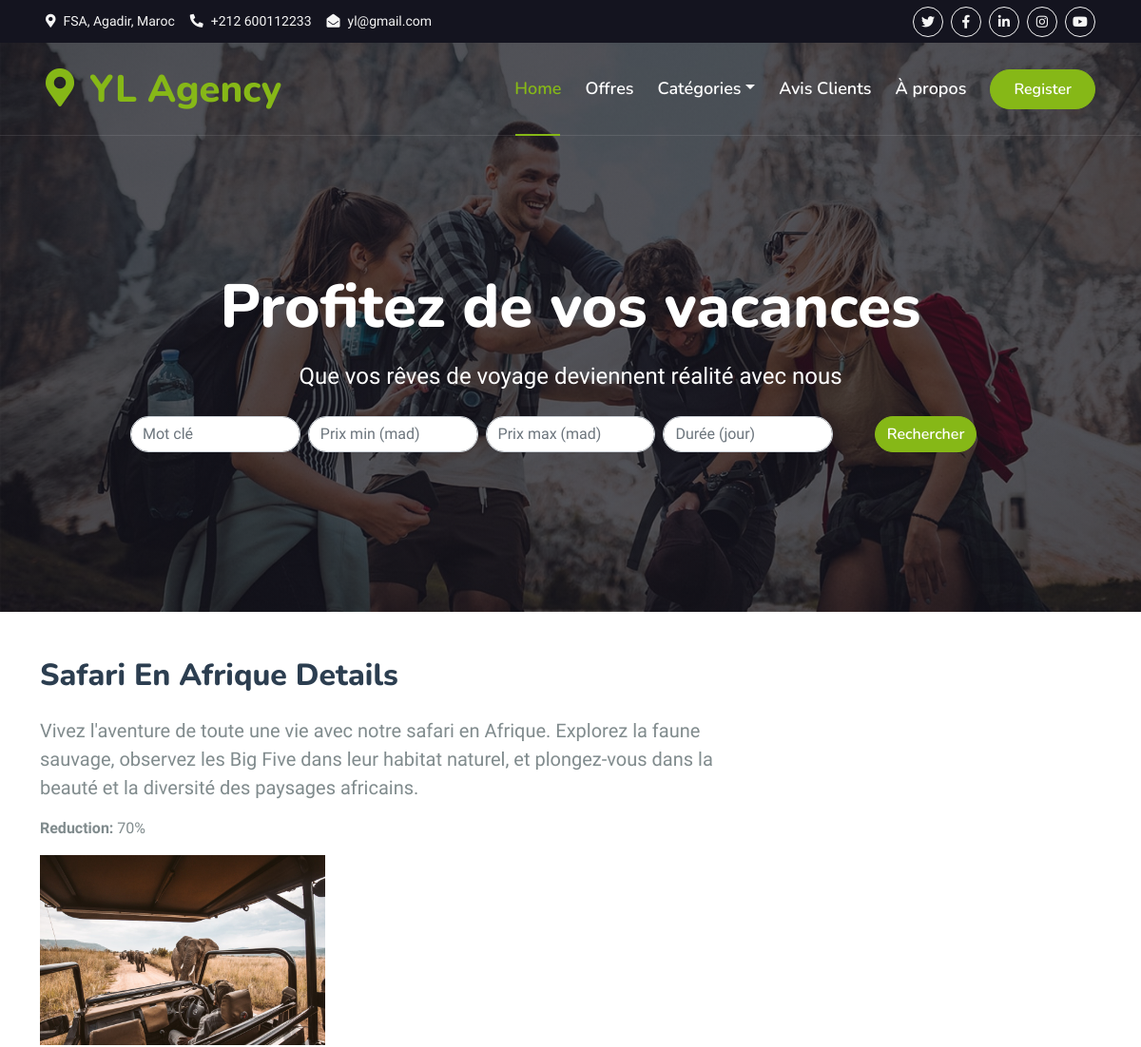
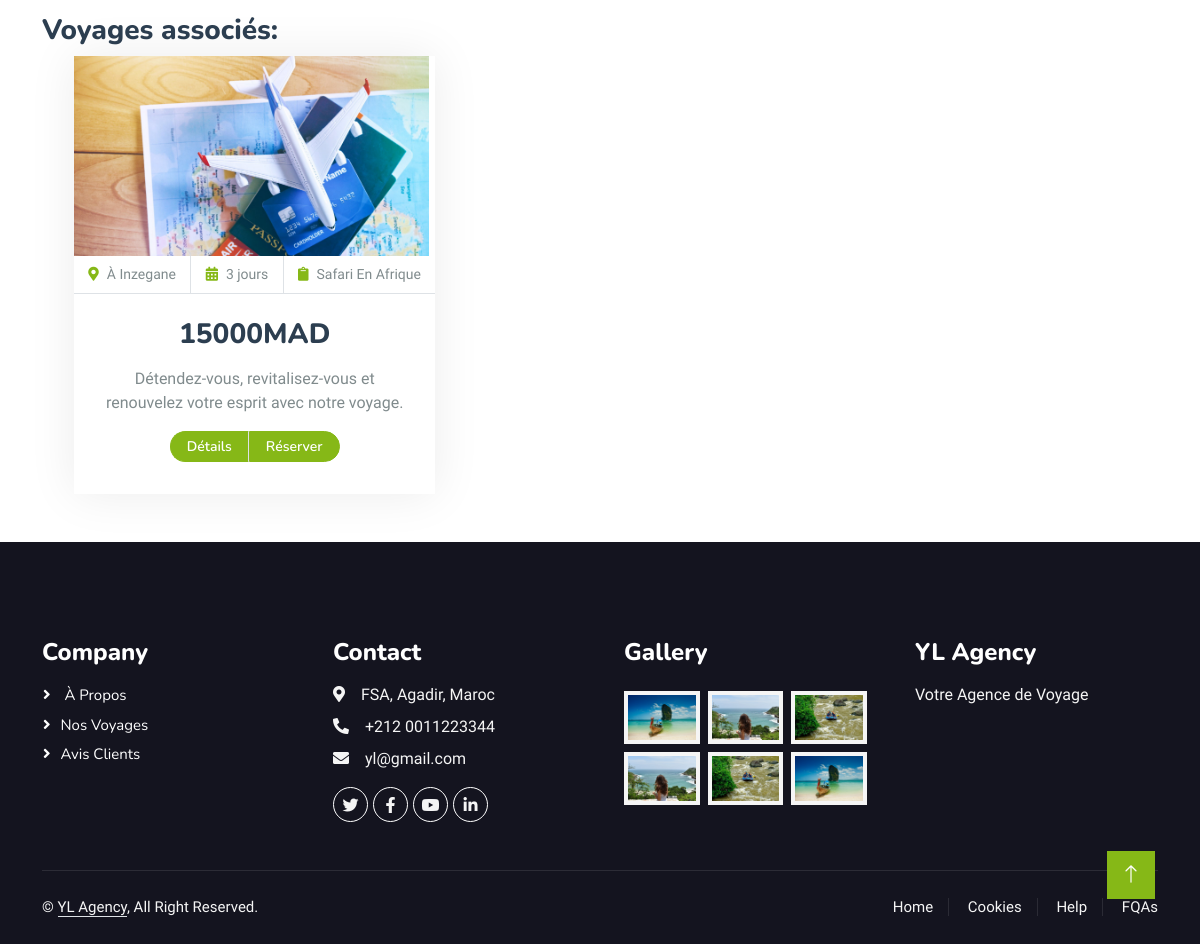
Page /testapp/details_categ/5 on the committed database (2 pictures, top to bottom).
### testapp/models.py (models this page shows, shortened)
class categorieVoyage(models.Model):
    image = models.ImageField(upload_to='voyage_images/', null=True, blank=True)
    titre_categ = models.CharField(max_length=50, blank=True)
    description_categ = models.CharField(max_length=300, blank=True)
    description_courte = models.CharField(max_length=100, blank=True, null=True)
    reduction_percent = models.PositiveIntegerField(default=0)
    def __str__(self):
        return self.titre_categ

class voyage(models.Model):
    image = models.ImageField(upload_to='voyage_images/', null=True, blank=True)
    ville_origine = models.CharField(max_length=50,blank=True)
    ville_destination = models.CharField(max_length=50,blank=True)
    date_aller = models.DateField(null=True,blank=True)
    date_retour = models.DateField(null=True,blank=True)
    description = models.CharField(max_length=300, blank=True)
    prix = models.IntegerField(default=0)
    nombre_personnes = models.IntegerField(default=1)
    categorie = models.ForeignKey(categorieVoyage, on_delete=models.CASCADE, default=1)
    duration = models.IntegerField(null=True, blank=True)
    hotel = models.ForeignKey(Hotel, on_delete=models.CASCADE, null=True, blank=True)
    vols = models.ForeignKey(Vols, on_delete=models.CASCADE, null=True, blank=True)

### testapp/views.py (the view)
# urls.py: path('details_categ/<int:id_categorie>', views.detail_categ, name='detail_categ'),
def detail_categ(request, id_categorie):
    category = get_object_or_404(categorieVoyage, pk=id_categorie)
    voyages = voyage.objects.filter(categorie=category)
    return render(request, 'detail_categ.html', {'category': category, 'voyages':voyages})

### testapp/templates/detail_categ.html (shortened to what this page needs)
{% extends 'categorie.html' %}
{% block content %}
  <div class="container my-5">
    <div class="row">
      <div class="col-md-8">
        <h2 class="mb-4">{{ category.titre_categ }} Details</h2>
        <p class="lead">{{ category.description_categ }}</p>
        <p><strong>Reduction:</strong> {{ category.reduction_percent }}%</p>
        {% if category.image %}
        <img src="{{ category.image.url }}" alt="{{ category.titre_categ }}" class="img-fluid" style="width: 300px; height: 200px;">
        {% endif %}
      </div>
      <div class="col-md-4">
      </div>
    </div>
    <h3>Voyages associés:</h3>
    <ul>
      {% for voyage in voyages %}
      <div class="col-lg-4 col-md-6 wow fadeInUp" data-wow-delay="0.3s">
        <div class="package-item">
          <div class="overflow-hidden" style="width: 355px; height: 200px;">
            <img class="img-fluid" src="{{ voyage.image.url }}" alt="{{ voyage.ville_destination }}">
          </div>
          <div class="d-flex border-bottom">
            <small class="flex-fill text-center border-end py-2"><i class="fa fa-map-marker-alt text-primary me-2"></i>À {{ voyage.ville_destination }}</small>
            <small class="flex-fill text-center border-end py-2"><i class="fa fa-calendar-alt text-primary me-2"></i>{{ voyage.duration }} jours</small>
            <small class="flex-fill text-center py-2"><i class="fa fa-solid fa-clipboard text-primary me-2"></i>{{ voyage.categorie }}</small>
          </div>
          <div class="text-center p-4">
            <h3 class="mb-0">{{ voyage.prix }}MAD</h3>
            <p>{{ voyage.description }}</p>
            <div class="d-flex justify-content-center mb-2">
              <a href="{% url 'testapp:details_voy' voyage.id %}" class="btn btn-sm btn-primary px-3 border-end" style="border-radius: 30px 0 0 30px;">Détails</a>
              <a href="{% url 'testapp:signup' %}" class="btn btn-sm btn-primary px-3" style="border-radius: 0 30px 30px 0;">Réserver</a>
            </div>
          </div>
        </div>
      </div>
      {% endfor %}
    </ul>
  </div>
{% endblock %}

### testapp/static/css/style.css (style rules this page uses)
:root { --primary: #86B817; --secondary: #FE8800; --light: #F5F5F5; --dark: #14141F; }
.btn { font-family: 'Nunito', sans-serif; font-weight: 600; transition: .5s; }
.btn.btn-primary, .btn.btn-secondary { color: #FFFFFF; }
.package-item { box-shadow: 0 0 45px rgba(0, 0, 0, .08); }
.package-item img { transition: .5s; }

### rows in the picture
categorieVoyage: titre_categ "Safari En Afrique", description_categ "Vivez l'aventure de toute une vie avec notre safari en Afrique. Explorez la faune sauvage, observez les Big Five dans leur habitat naturel, et plongez-vous dans la beauté et la diversité des paysages africains.", reduction_percent "70", image (picture)
voyage: image (picture), ville_destination "Inzegane", duration "3", categorie "Safari En Afrique", prix "15000", description "Détendez-vous, revitalisez-vous et renouvelez votre esprit avec notre voyage."
